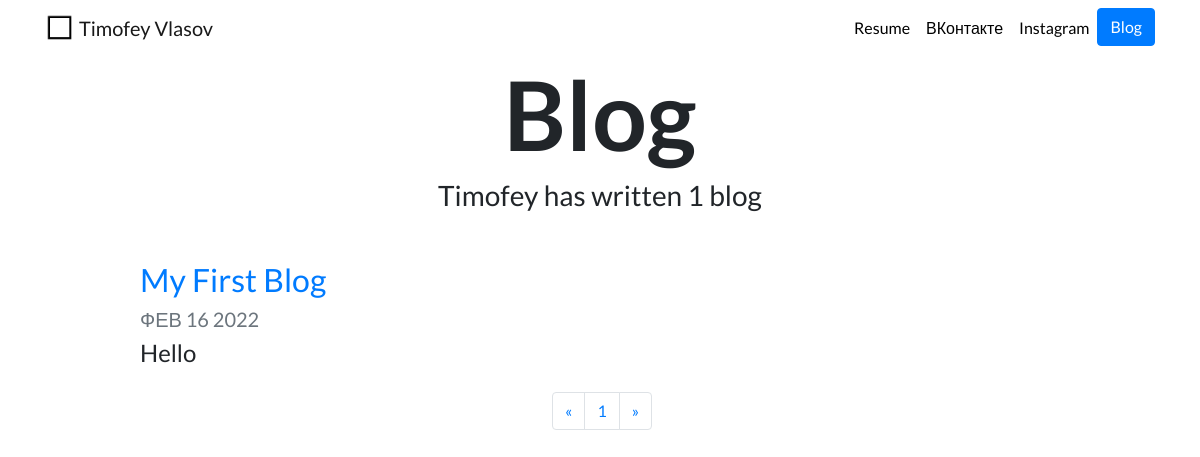
The page /blog/ on the database as committed earlier.
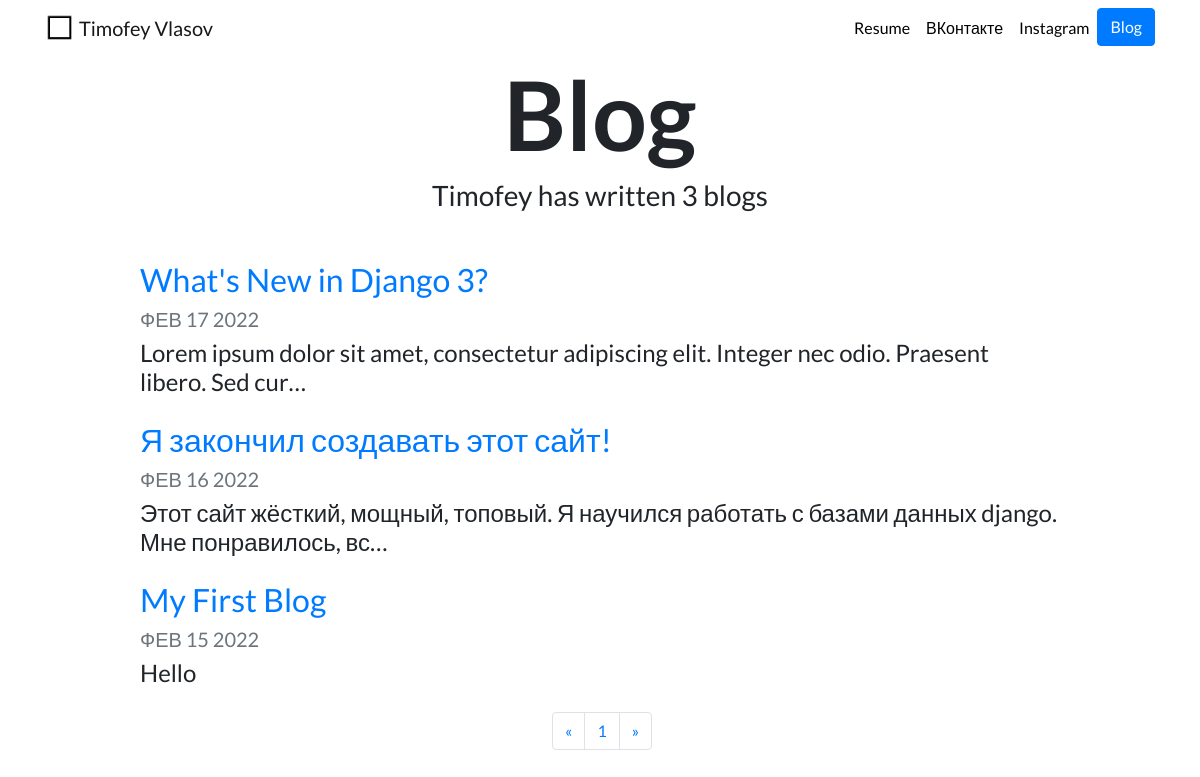
The same page on the database as committed later.
### blog/models.py (models this page shows, shortened)
class Blog(models.Model):
    title = models.CharField(max_length=199)
    description = models.TextField()
    date = models.DateField()

### blog/views.py (the view)
# urls.py: path('', views.all_blogs, name='all_blogs'),
def all_blogs(request):
    blogs = Blog.objects.order_by('-date')
    paginator = Paginator(blogs, 5)
    page_number = request.GET.get('page')
    page_obj = paginator.get_page(page_number)
    return render(request, 'blog/all_blogs.html', {'page_obj': page_obj, 'blogs': blogs})

### blog/templates/blog/all_blogs.html (shortened to what this page needs)
{% extends 'portfolio/base.html' %}
{% block content %}
    <h1 id="blogtitle" class="font-weight-bold text-center">Blog</h1>
    <h3 class="text-center mb-5">Timofey has written {{ blogs.count }} blog{{ blogs.count|pluralize }}</h3>
    {% for blog in page_obj %}
        <div class="row justify-content-center my-3">
          <div class="col-md-10">
            <a href="{% url 'blog:detail' blog.id %}">
              <h2>{{ blog.title }}</h2>
            </a>
            <h5 class="text-muted">{{ blog.date|date:'M d Y'|upper }}</h5>
            <h4>{{ blog.description|striptags|truncatechars:100 }}</h4>
          </div>
        </div>
    {% endfor %}
    {% if blogs %}
    <div style="margin-left: auto; margin-right: auto; width: 6em">
        <nav aria-label="Page navigation example">
          <ul class="pagination">
            <li class="page-item">
              <a class="page-link" href="#" aria-label="Previous">
                <span aria-hidden="true">&laquo;</span>
              </a>
            </li>
            {% for p in page_obj.paginator.page_range %}
                <li class="page-item"><a class="page-link" href="?page={{ p }}">{{ p }}</a></li>
            {% endfor %}
            <li class="page-item">
              <a class="page-link" href="#" aria-label="Next">
                <span aria-hidden="true">&raquo;</span>
              </a>
            </li>
          </ul>
        </nav>
    </div>
{% endif %}
{% endblock %}

### portfolio/templates/portfolio/base.html (shortened to what this page needs)
<!doctype html>
{% load static %}
<html lang="en">
<head>
  <link rel="stylesheet" href="https://stackpath.bootstrapcdn.com/bootstrap/4.4.1/css/bootstrap.min.css">
  <link rel="stylesheet" href="{% static "portfolio/custom.css" %}">
</head>
<body>
    <nav id="topNav" class="navbar navbar-expand-md navbar-light">
      <div class="container">
        <a class="navbar-brand" href="{% url 'home' %}">
          <img src="{% static "portfolio/ava.jpg" %}" width="30" height="30" class="d-inline-block align-top" alt="Timofey Logo">
          <span>Timofey Vlasov</span>
        </a>
        <div class="collapse navbar-collapse text-center" id="navbarNav">
          <ul class="navbar-nav ml-auto">
            <li class="nav-item">
              <a class="nav-link" href="{% static "portfolio/Resume.pdf" %}">Resume</a>
            </li>
            <li class="nav-item">
              <a class="nav-link" href="https://vk.com/timoxa_72" target="_blank">ВКонтакте</a>
            </li>
            <li class="nav-item">
              <a class="nav-link" href="https://www.instagram.com/tima_v0307/" target="_blank">Instagram</a>
            </li>
            <li>
              <a role="button" href="{% url 'blog:all_blogs' %}" class="btn btn-primary">Blog</a>
            </li>
          </ul>
        </div>
      </div>
    </nav>
  <div class="container">
    {% block content %}{% endblock %}
  </div>
</body>
</html>

### portfolio/static/portfolio/custom.css (style rules this page uses)
.navbar-nav .nav-link { color: rgba(0,0,0,1) !important; }
body { font-family: 'Lato', sans-serif; }
#blogtitle { font-size: 6rem; }

Rows that differ between the two databases and show on the page:
added Blog: title "What's New in Django 3?", date "ФЕВ 17 2022", description "Lorem ipsum dolor sit amet, consectetur adipiscing elit. Integer nec odio. Praesent libero. Sed cur…"
added Blog: title "Я закончил создавать этот сайт!", date "ФЕВ 16 2022", description "Этот сайт жёсткий, мощный, топовый. Я научился работать с базами данных django. Мне понравилось, вс…"
changed Blog "My First Blog": date "ФЕВ 16 2022" → "ФЕВ 15 2022"
Other text that changed with them:
{{ blogs.count }}: "1" → "3"
